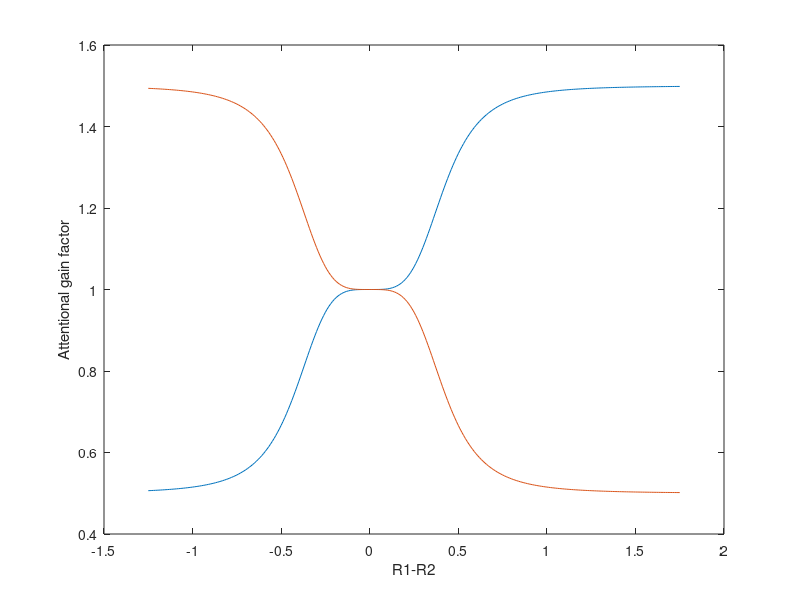

MATLAB code to generate this figure:
R1    = -1:.01:2;
R2    = .25*ones(size(R1));
R     = [R1;R2];
sigma = .5;
n     = 4;
baseline = 1;

aKernel = [1 -1; -1 1];
aDrive  = abs(aKernel*R);
aSign   = sign(aKernel*R);
attGain = baseline + aDrive.^n ./ repmat((sum(aDrive.^n) + sigma^n),2,1) .*aSign;

%figure;
plot(R1-R2,attGain')
xlabel('R1-R2')
ylabel('Attentional gain factor')
